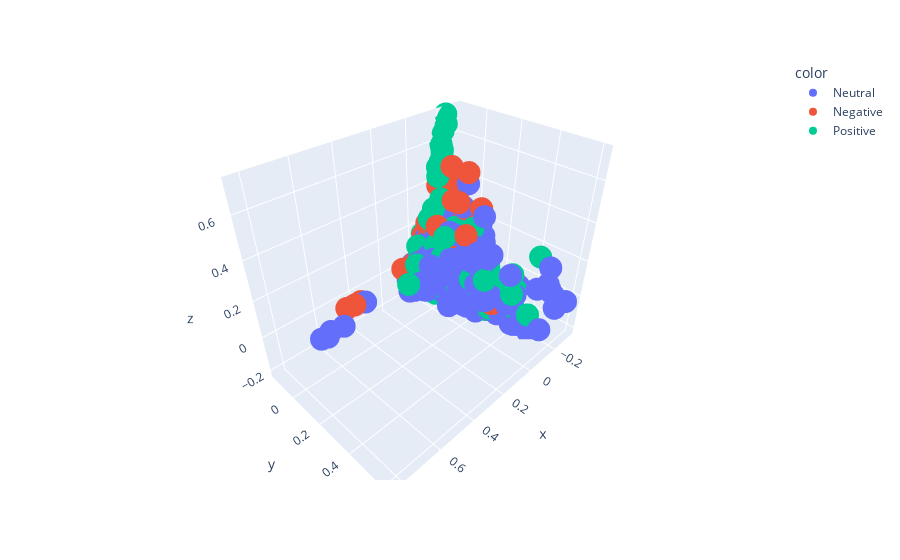

The cell this chart's notebook holds for it:
### Code cell
# Visualizing sentiment clusters with Plotly 3D scatter plot
px.scatter_3d(x=pca[:,0],y=pca[:,1],z=pca[:,2],color=vader['Overall Sentiment'].values)

### Figure 1 — Plotly figure (JSON) as saved in the notebook; plotly's stock layout.template omitted (floating-point values rounded to 4 significant figures; data arrays with more than 128 entries replaced by an {"elided": "..."} marker saying what was removed)
{"data": [{"hovertemplate": "color=Neutral<br>x=%{x}<br>y=%{y}<br>z=%{z}<extra></extra>", "legendgroup": "Neutral", "marker": {"color": "#636efa", "symbol": "circle"}, "mode": "markers", "name": "Neutral", "scene": "scene", "showlegend": true, "type": "scatter3d", "x": {"elided": "1462 float values"}, "y": {"elided": "1462 float values"}, "z": {"elided": "1462 float values"}}, {"hovertemplate": "color=Negative<br>x=%{x}<br>y=%{y}<br>z=%{z}<extra></extra>", "legendgroup": "Negative", "marker": {"color": "#EF553B", "symbol": "circle"}, "mode": "markers", "name": "Negative", "scene": "scene", "showlegend": true, "type": "scatter3d", "x": {"elided": "543 float values"}, "y": {"elided": "543 float values"}, "z": {"elided": "543 float values"}}, {"hovertemplate": "color=Positive<br>x=%{x}<br>y=%{y}<br>z=%{z}<extra></extra>", "legendgroup": "Positive", "marker": {"color": "#00cc96", "symbol": "circle"}, "mode": "markers", "name": "Positive", "scene": "scene", "showlegend": true, "type": "scatter3d", "x": {"elided": "1297 float values"}, "y": {"elided": "1297 float values"}, "z": {"elided": "1297 float values"}}], "layout": {"legend": {"title": {"text": "color"}, "tracegroupgap": 0}, "margin": {"t": 60}, "scene": {"domain": {"x": [0, 1], "y": [0, 1]}, "xaxis": {"title": {"text": "x"}}, "yaxis": {"title": {"text": "y"}}, "zaxis": {"title": {"text": "z"}}}}}
